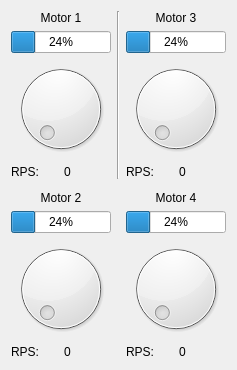
          <widget class="QWidget" name="tab">
           <attribute name="title">
            <string> Motor Motion Viewer</string>
           </attribute>
           <layout class="QVBoxLayout" name="verticalLayout_15">
            <item>
             <layout class="QGridLayout" name="gridLayout">
              <item row="1" column="0">
               <widget class="Line" name="line_2">
                <property name="orientation">
                 <enum>Qt::Vertical</enum>
                </property>
               </widget>
              </item>
              <item row="2" column="0">
               <layout class="QVBoxLayout" name="verticalLayout_2">
                <item>
                 <widget class="QLabel" name="label_2">
                  <property name="text">
                   <string>Motor 2</string>
                  </property>
                  <property name="alignment">
                   <set>Qt::AlignCenter</set>
                  </property>
                 </widget>
                </item>
                <item>
                 <widget class="QProgressBar" name="progressBar_2">
                  <property name="value">
                   <number>24</number>
                  </property>
                 </widget>
                </item>
                <item>
                 <widget class="QDial" name="dial_motor_2">
                  <property name="maximum">
                   <number>6399</number>
                  </property>
                 </widget>
                </item>
                <item>
                 <layout class="QHBoxLayout" name="horizontalLayout_5">
                  <item>
                   <widget class="QLabel" name="label_8">
                    <property name="text">
                     <string>RPS:</string>
                    </property>
                   </widget>
                  </item>
                  <item>
                   <widget class="QLabel" name="label_motor_2_rps">
                    <property name="text">
                     <string>0</string>
                    </property>
                   </widget>
                  </item>
                 </layout>
                </item>
               </layout>
              </item>
              <item row="0" column="0">
               <layout class="QVBoxLayout" name="verticalLayout">
                <item>
                 <widget class="QLabel" name="label">
                  <property name="text">
                   <string>Motor 1</string>
                  </property>
                  <property name="alignment">
                   <set>Qt::AlignCenter</set>
                  </property>
                 </widget>
                </item>
                <item>
                 <widget class="QProgressBar" name="progressBar">
                  <property name="value">
                   <number>24</number>
                  </property>
                 </widget>
                </item>
                <item>
                 <widget class="QDial" name="dial_motor_1">
                  <property name="maximum">
                   <number>6399</number>
                  </property>
                 </widget>
                </item>
                <item>
                 <layout class="QHBoxLayout" name="horizontalLayout_4">
                  <item>
                   <widget class="QLabel" name="label_7">
                    <property name="text">
                     <string>RPS:</string>
                    </property>
                   </widget>
                  </item>
                  <item>
                   <widget class="QLabel" name="label_motor_1_rps">
                    <property name="text">
                     <string>0</string>
                    </property>
                   </widget>
                  </item>
                 </layout>
                </item>
               </layout>
              </item>
              <item row="0" column="1">
               <widget class="Line" name="line">
                <property name="orientation">
                 <enum>Qt::Vertical</enum>
                </property>
               </widget>
              </item>
              <item row="2" column="2">
               <layout class="QVBoxLayout" name="verticalLayout_4">
                <item>
                 <widget class="QLabel" name="label_4">
                  <property name="text">
                   <string>Motor 4</string>
                  </property>
                  <property name="alignment">
                   <set>Qt::AlignCenter</set>
                  </property>
                 </widget>
                </item>
                <item>
                 <widget class="QProgressBar" name="progressBar_4">
                  <property name="value">
                   <number>24</number>
                  </property>
                 </widget>
                </item>
                <item>
                 <widget class="QDial" name="dial_motor_3">
                  <property name="maximum">
                   <number>6399</number>
                  </property>
                 </widget>
                </item>
                <item>
                 <layout class="QHBoxLayout" name="horizontalLayout_2">
                  <item>
                   <widget class="QLabel" name="label_5">
                    <property name="text">
                     <string>RPS:</string>
                    </property>
                   </widget>
                  </item>
                  <item>
                   <widget class="QLabel" name="label_motor_3_rps">
                    <property name="text">
                     <string>0</string>
                    </property>
                   </widget>
                  </item>
                 </layout>
                </item>
               </layout>
              </item>
              <item row="0" column="2">
               <layout class="QVBoxLayout" name="verticalLayout_3">
                <item>
                 <widget class="QLabel" name="label_3">
                  <property name="text">
                   <string>Motor 3</string>
                  </property>
                  <property name="alignment">
                   <set>Qt::AlignCenter</set>
                  </property>
                 </widget>
                </item>
                <item>
                 <widget class="QProgressBar" name="progressBar_3">
                  <property name="value">
                   <number>24</number>
                  </property>
                 </widget>
                </item>
                <item>
                 <widget class="QDial" name="dial_motor_4">
                  <property name="maximum">
                   <number>6399</number>
                  </property>
                 </widget>
                </item>
                <item>
                 <layout class="QHBoxLayout" name="horizontalLayout_3">
                  <item>
                   <widget class="QLabel" name="label_6">
                    <property name="text">
                     <string>RPS:</string>
                    </property>
                   </widget>
                  </item>
                  <item>
                   <widget class="QLabel" name="label_motor_4_rps">
                    <property name="text">
                     <string>0</string>
                    </property>
                   </widget>
                  </item>
                 </layout>
                </item>
               </layout>
              </item>
             </layout>
            </item>
           </layout>
          </widget>
